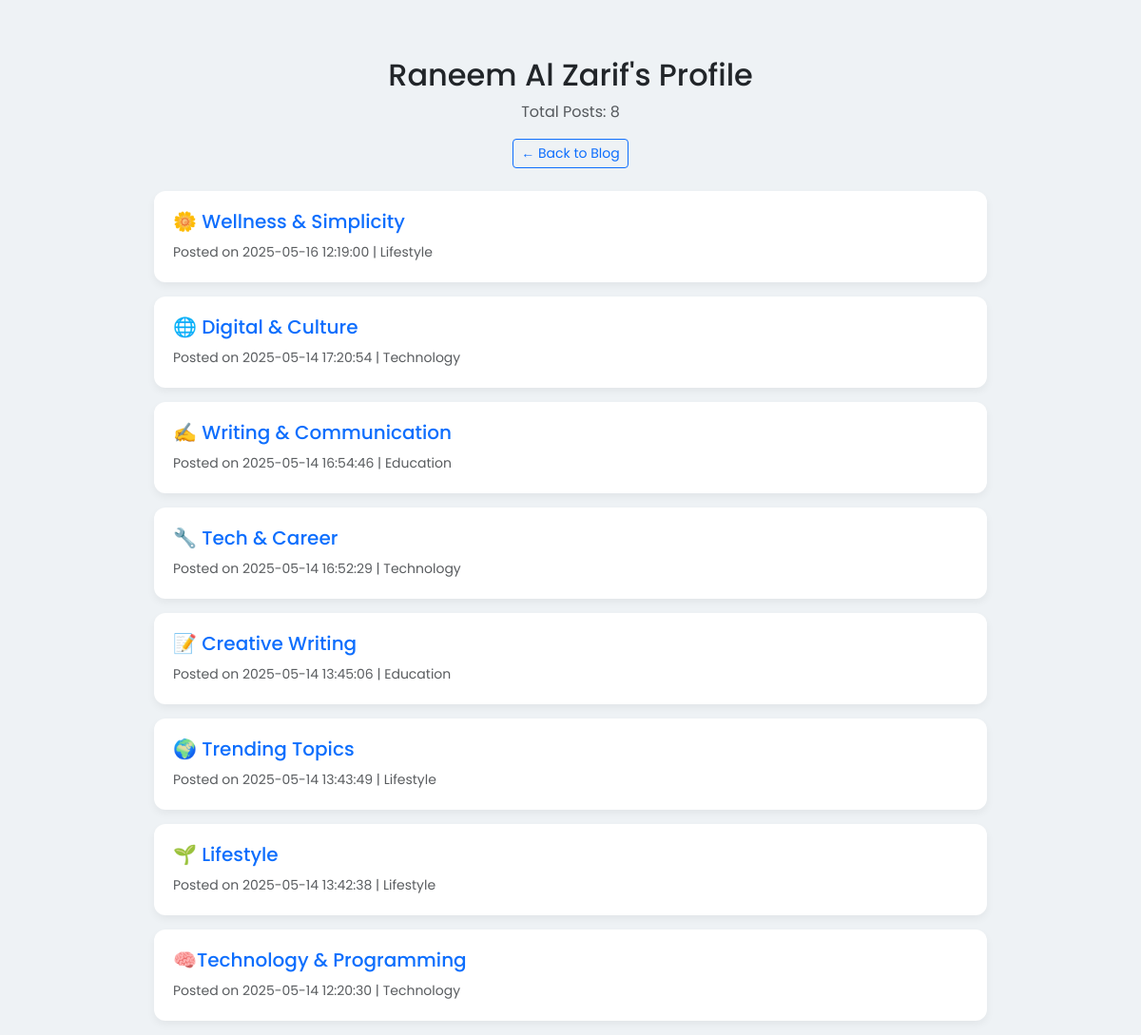
The app's page /profile.php?user=1 with its own data.
### tables this page shows
CREATE TABLE `users` (
  `id` int(11) NOT NULL,
  `username` varchar(50) NOT NULL,
  `password` varchar(255) NOT NULL,
  `reset_token` varchar(255) DEFAULT NULL,
  `token_expiry` datetime DEFAULT NULL,
  `email` varchar(255) NOT NULL,
  `is_admin` tinyint(1) NOT NULL DEFAULT 0,
  `is_active` tinyint(1) NOT NULL DEFAULT 1
);

CREATE TABLE `posts` (
  `id` int(11) NOT NULL,
  `title` varchar(255) NOT NULL,
  `content` text NOT NULL,
  `author_id` int(11) NOT NULL,
  `created_at` timestamp NOT NULL DEFAULT current_timestamp(),
  `category_id` int(11) DEFAULT NULL,
  `image` varchar(255) DEFAULT NULL
);

CREATE TABLE `categories` (
  `id` int(11) NOT NULL,
  `name` varchar(100) NOT NULL
);

### profile.php (the view, shortened to what this page needs)
<?php
require_once 'connection.php';
$user_id = isset($_GET['user']) ? (int)$_GET['user'] : 0;
$user_stmt = $conn->prepare("SELECT username FROM users WHERE id = ?");
$user_stmt->bind_param("i", $user_id);
$user_stmt->execute();
$user_result = $user_stmt->get_result();
$user = $user_result->fetch_assoc();
$post_stmt = $conn->prepare("
    SELECT posts.id, posts.title, posts.created_at, categories.name as category
    FROM posts
    LEFT JOIN categories ON posts.category_id = categories.id
    WHERE posts.author_id = ?
    ORDER BY posts.created_at DESC
");
$post_stmt->bind_param("i", $user_id);
$post_stmt->execute();
$posts = $post_stmt->get_result();
$post_count = $posts->num_rows;
?>
<!DOCTYPE html>
<html lang="en">
<head>
    <link href="https://cdn.jsdelivr.net/npm/bootstrap@5.3.3/dist/css/bootstrap.min.css" rel="stylesheet">
</head>
<body>
<div class="container">
    <div class="text-center mb-4">
        <h2><?= htmlspecialchars($user['username']); ?>'s Profile</h2>
        <p class="text-muted">Total Posts: <?= $post_count; ?></p>
        <a href="index.php" class="btn btn-outline-primary btn-sm">&larr; Back to Blog</a>
    </div>
    <?php if ($post_count > 0): ?>
        <?php while ($post = $posts->fetch_assoc()): ?>
            <div class="post-card">
                <h5><a href="view_post.php?id=<?= $post['id']; ?>" class="text-decoration-none"><?= htmlspecialchars($post['title']); ?></a></h5>
                <small class="text-muted">Posted on <?= $post['created_at']; ?> | <?= htmlspecialchars($post['category'] ?? 'Uncategorized'); ?></small>
            </div>
        <?php endwhile; ?>
    <?php else: ?>
        <div class="alert alert-info text-center">This user has not written any posts yet.</div>
    <?php endif; ?>
</div>
</body>
</html>

### profile.php (style rules this page uses)
body { background-color: #eef2f5; font-family: 'Poppins', sans-serif; }
.container { max-width: 900px; margin-top: 60px; }
.post-card { background: #fff; border-radius: 12px; padding: 20px; margin-bottom: 15px; box-shadow: 0 4px 8px rgba(0,0,0,0.05); }

### records on screen
users: username "Raneem Al Zarif"
posts: title "🌼 Wellness & Simplicity", created_at "2025-05-16 12:19:00", category.name "Lifestyle"
posts: title "🌐 Digital & Culture", created_at "2025-05-14 17:20:54", category.name "Technology"
posts: title "✍️ Writing & Communication", created_at "2025-05-14 16:54:46", category.name "Education"
posts: title "🔧 Tech & Career", created_at "2025-05-14 16:52:29", category.name "Technology"
posts: title "📝 Creative Writing", created_at "2025-05-14 13:45:06", category.name "Education"
posts: title "🌍 Trending Topics", created_at "2025-05-14 13:43:49", category.name "Lifestyle"
posts: title "🌱 Lifestyle", created_at "2025-05-14 13:42:38", category.name "Lifestyle"
posts: title "🧠Technology & Programming", created_at "2025-05-14 12:20:30", category.name "Technology"

### other values on screen
$post_count "8"
